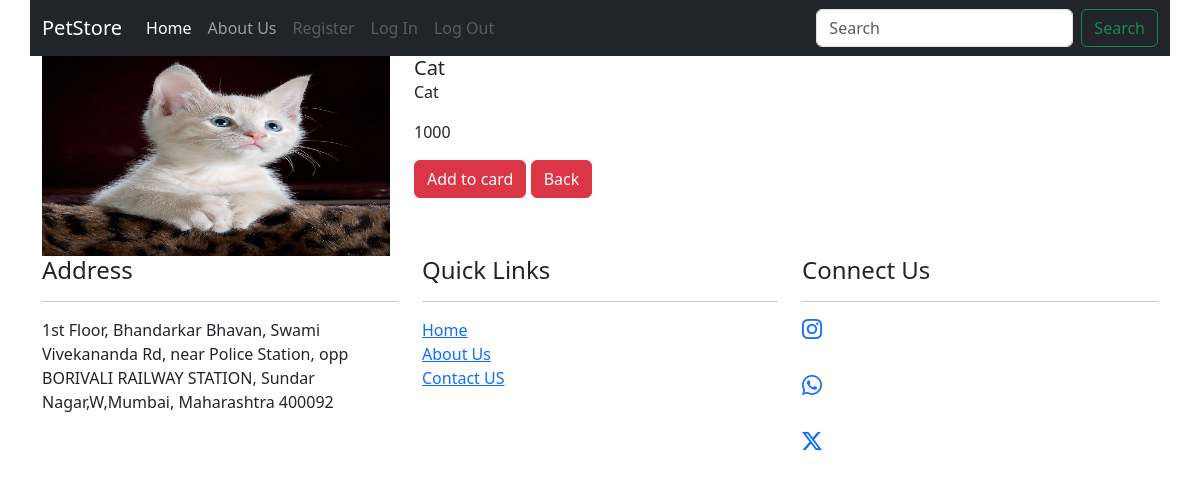
The page /details/1 on the database its author committed.
### Petapp/models.py (models this page shows)
class Pet(models.Model):
     id=models.IntegerField(primary_key=True)
     name=models.CharField(max_length=50)
     description = models.CharField(max_length=255,default='null')
     category_choices=(("Cat","Cat"),("Dog","Dog"),("Bird","Bird"),("Fish","Fish"),("Tortoise","Tortoise"))
     category=models.CharField(max_length=50,choices=category_choices, default="watch")
     image=models.ImageField(upload_to="images/", height_field=None, width_field=None, max_length=None)
     price=models.IntegerField()
     prod = CustomManager()
     objects=models.Manager()

### Petapp/views.py (the view)
# urls.py: path('details/<int:pid>', views.details, name='details'),
def details(req,pid):
    pets= Pet.objects.get(id=pid)
    context = {'pets': pets}
    return render(req,"details.html",context)

### Petapp/Templates/details.html (shortened to what this page needs)
{% extends "base.html" %}
{% block body %}
<div class="row">
    <div class="col-md-4">
        <img src="{{pets.image.url}}" class="card-img-top" alt="..." style="width: 100%; height:200px;">
    </div>
    <div class="col-md-8">
        <div class="card-body">
            <h5 class="card-title">{{pets.name}}</h5>
            <p class="card-text">{{pets.description}}</p>
            <p class="card-text">{{pets.price}}</p>
            <a href="/addcart/{{pets.id}}"><button type="submit" class="btn btn-danger">Add to card</button></a>
            <a href="/"><button type="submit" class="btn btn-danger">Back</button></a>
        </div><br>
    </div>
</div>
{% endblock  %}

### rows shown on the page
Pet: image (picture), name "Cat", description "Cat", price "1000"
